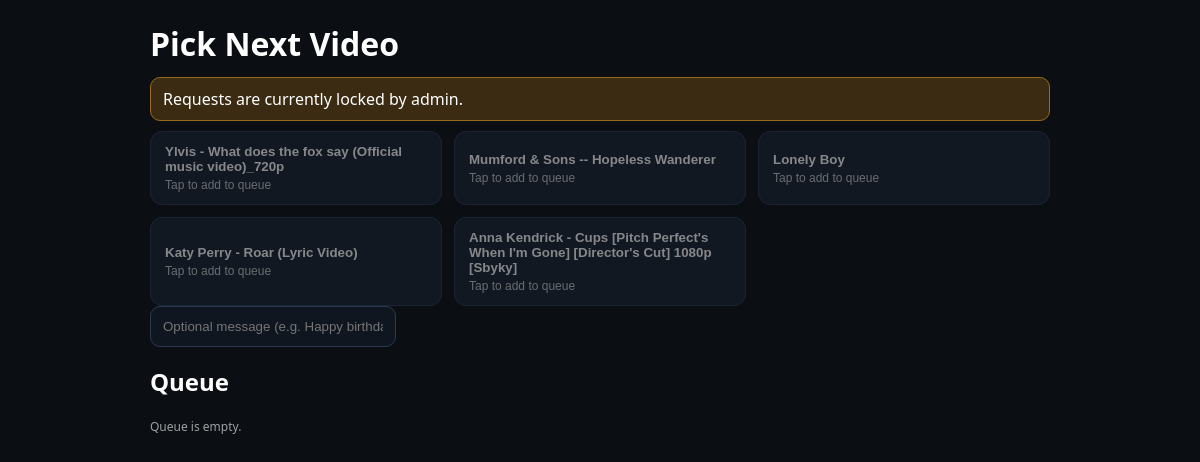
/u, run on the app's committed database.
### tables this page shows
CREATE TABLE catalog (
              id INTEGER PRIMARY KEY AUTOINCREMENT,
              title TEXT NOT NULL,
              youtube_id TEXT NOT NULL UNIQUE,
              enabled INTEGER NOT NULL DEFAULT 1,
              created_ts INTEGER NOT NULL DEFAULT 0
            );

### partybox/app.py (the view)
    @app.get("/u")
    def user():
        items = DB.list_catalog(enabled_only=True)
        queue = DB.list_queue(limit=50)
        locked = (DB.get_setting("requests_locked", "0") or "0").strip().lower() in ("1", "true", "yes", "on")
        av_mode = (DB.get_setting("av_mode", "partybox") or "partybox").strip().lower()
        return render_template("user.html", items=items, locked=locked, queue=queue, av_mode=av_mode)

### partybox/db.py (called while the page is built)
def _connect() -> sqlite3.Connection:
    conn = sqlite3.connect(DB_PATH, timeout=30)
    conn.row_factory = sqlite3.Row
    return conn

def get_setting(k: str, default: Optional[str] = None) -> Optional[str]:
    with _connect() as conn:
        r = conn.execute("SELECT v FROM settings WHERE k=?", (k,)).fetchone()
        return r["v"] if r else default

def list_catalog(enabled_only: bool = True) -> List[Dict[str, Any]]:
    q = "SELECT id, title, youtube_id, enabled FROM catalog"
    args: List[Any] = []
    if enabled_only:
        q += " WHERE enabled=1"
    q += " ORDER BY id DESC"
    with _connect() as conn:
        rows = conn.execute(q, args).fetchall()
        return [dict(r) for r in rows]

def list_queue(limit: int = 50) -> List[Dict[str, Any]]:
    limit = int(limit or 50)
    if limit < 1:
        limit = 1
    if limit > 200:
        limit = 200
    with _connect() as conn:
        rows = conn.execute(
            """
            SELECT
              q.id, q.status, q.pos, q.note_text,
              c.id AS catalog_id, c.title, c.youtube_id
            FROM queue q
            JOIN catalog c ON c.id = q.catalog_id
            WHERE q.status IN ('queued', 'playing')
            ORDER BY q.pos ASC, q.id ASC
            LIMIT ?
            """,
            (limit,),
        ).fetchall()
        return [dict(r) for r in rows]

### templates/user.html (shortened to what this page needs)
{% extends "base.html" %}
{% block body %}
<div class="page">
  <h1>Pick Next Video</h1>
  <div id="locked_banner" class="banner warn" style="display:none;">
    Requests are currently locked by admin.
  </div>
  <div class="grid">
    {% for it in items %}
      <button class="card" onclick='requestVideo({{ it.id }}, {{ it.title|tojson }})'>
        <div class="title">{{ it.title }}</div>
        <div class="sub">Tap to add to queue</div>
      </button>
    {% endfor %}
  </div>
  <div class="msgbox">
    <input id="note" placeholder="Optional message (e.g. Happy birthday Ju)" maxlength="120" />
  </div>
  <h2>Queue</h2>
  <div class="list">
    {% if queue|length == 0 %}
      <div class="muted">Queue is empty.</div>
    {% endif %}
  </div>
</div>
{% endblock %}

### templates/base.html (shortened to what this page needs)
<!doctype html>
<html>
<head>
  <link rel="stylesheet" href="/static/style.css" />
</head>
<body>
  {% block body %}{% endblock %}
</body>
</html>

### static/style.css (style rules this page uses)
body { margin:0; font-family: system-ui, -apple-system, Segoe UI, Roboto, sans-serif; background:#0b0f14; color:#fff; }
.page { max-width: 900px; margin: 0 auto; padding: 16px; }
h1 { margin: 6px 0 12px; }
h2 { margin-top: 18px; }
.btn, .card { background:#1a2230; color:#fff; border:1px solid #2b3a52; border-radius:12px; padding:12px 14px; cursor:pointer; }
.btn:disabled, .card:disabled { opacity:0.5; cursor:not-allowed; }
.grid { display:grid; grid-template-columns: repeat(auto-fill, minmax(220px, 1fr)); gap: 12px; }
.card { text-align:left; }
.title { font-weight:700; }
.sub { opacity:0.75; font-size: 12px; margin-top: 4px; }
.muted { opacity:0.6; font-size: 12px; }
.msgbox input, .row input { background:#0f1620; color:#fff; border:1px solid #2b3a52; border-radius:10px; padding:12px; min-width: 220px; }
.banner { padding:10px 12px; border-radius:10px; margin: 10px 0; }
.banner.warn { background:#3b2b12; border:1px solid #9a6a1d; }
.list { display:flex; flex-direction:column; gap:10px; margin-top: 10px; }

### data on the page
catalog: title "Ylvis - What does the fox say (Official music video)_720p"
catalog: title "Mumford & Sons -- Hopeless Wanderer"
catalog: title "Lonely Boy"
catalog: title "Katy Perry - Roar (Lyric Video)"
catalog: title "Anna Kendrick - Cups [Pitch Perfect's When I'm Gone] [Director's Cut] 1080p [Sbyky]"
